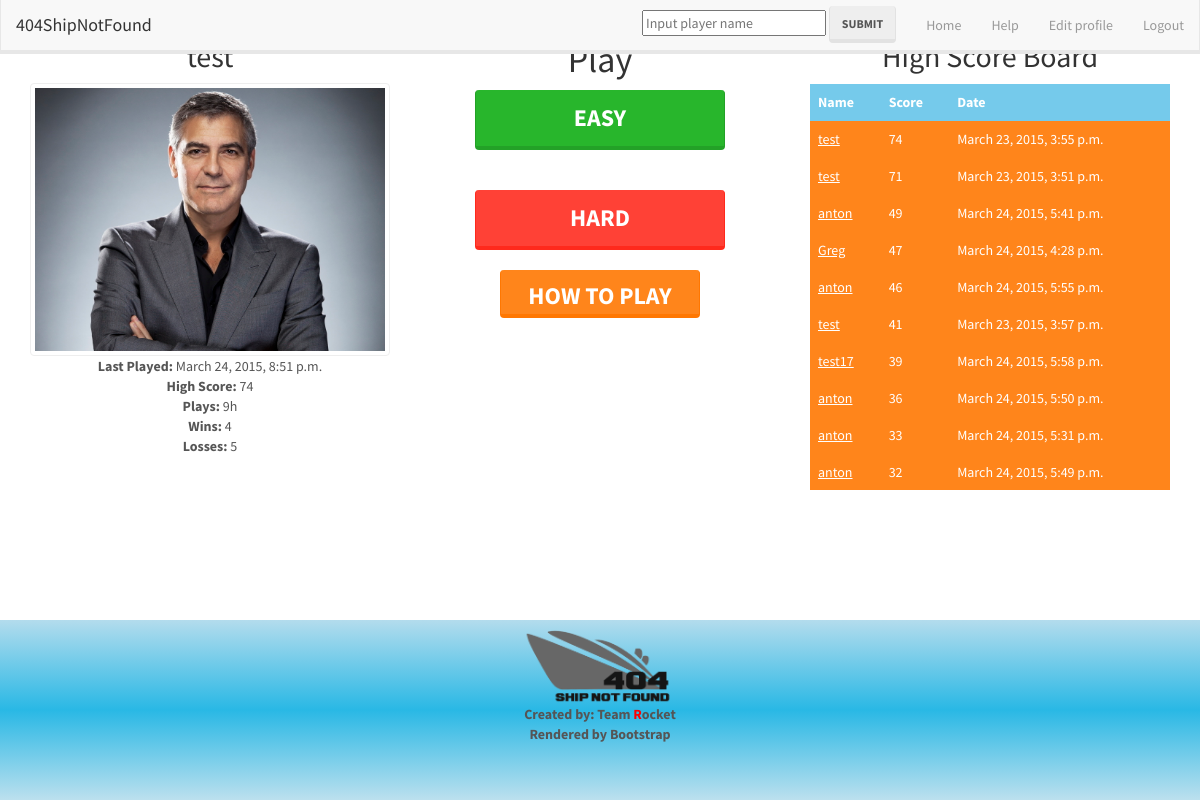
The app's page /home/ (signed in) with its own data.
### _404shipnotfound/models.py (models this page shows, shortened)
class UserProfile(models.Model):
    user = models.OneToOneField(User)
    high_score = models.IntegerField(default=0)
    picture = models.ImageField(upload_to='profile_images', blank=True)

class Game(models.Model):
    user = models.ForeignKey(User)
    score = models.IntegerField(default=0)
    date = models.DateTimeField(auto_now_add=True)
    win = models.BooleanField(default=False)

### _404shipnotfound/views.py (the view)
# urls.py: url(r'^home/', '_404shipnotfound.views.home', name='home'),
def home(request):
    list = Game.objects.order_by('-score')[:10]
    userprofile = " "
    games = 0
    wins = 0
    losses = 0
    high_score = 0
    max_date = "No games played yet."
    if request.user.is_authenticated():
        try:
            userprofile = UserProfile.objects.get(user = request.user)
            high_score = userprofile.high_score
        except UserProfile.DoesNotExist:
            pass
        flag = True;
        for game in Game.objects.all():
            if request.user == game.user:
                if flag:
                    max_date = game.date
                    flag = False
                if game.date > max_date:
                    max_date = game.date
                if game.win == True:
                    wins = wins + 1
                else:
                    losses = losses + 1
                games = games + 1
        return render(request, 'app/home.html', {"games" : list, "profile" : userprofile, "games_played" : games, "wins" : wins, "losses" : losses, "last_played": max_date, "high_score": high_score})
    return render(request, 'app/home.html', {"games" : list})

### templates/app/home.html (shortened to what this page needs)
{% extends 'app/base.html' %}
        {% block body_block %}
        <div>
            <br/>
            <div class = "col-md-4" align= "center" border>
                {% if user.is_authenticated %}
                    <h2>{{user.username}}</h2>
                    <img alt = "User's photo" src = "{{profile.picture.url}}" class = "img-thumbnail">
                    <p><b>Last Played:</b> {{ last_played }} <br/>
                        <b> High Score:</b> {{ high_score }} <br/>
                        <b> Plays:</b> {{ games_played }}h<br/>
                        <b> Wins:</b> {{ wins }}<br/>
                        <b> Losses:</b> {{ losses }}</p>
                {% else %}
                    <p>Not signed in</p>
                    <input class="btn btn-success" type="button" value="Log In" onClick= "window.location.href='/accounts/login/'">
                    <input class="btn btn-success" type="button" value="Register" onClick="window.location.href='/accounts/register/'">
                {% endif %}
            </div>
            <div class = "col-md-4" align = "center">
                <h1>Play</h1>
                <form>
                    <input class="btn btn-success" type="button" value="Easy" onClick="window.location.href='/play/1'"
                    style="width:250px; !important; height:60px !important; font-size:24px;">
                </form>
                <form>
                <br></br>
                    <input class="btn btn-danger" type="button" value="Hard" onClick="window.location.href='/play/2'"
                    style="width:250px; !important; height:60px !important; font-size:24px;">
                </form>
                <br/>
                <form>
                    <input class="btn btn-warning" type="button" value="How to play" onClick="window.location.href='/howToPlay'"
                    style="width:200px; height:48px ; font-size:24px;">
                </form>
            </div>
            <div class= "col-md-4" align = "center">
            {% if games %}
                <h2 align = "center">High Score Board</h2>
                <table id = "leaderboard" class="table table-hover">
                    <tr class="info">
                        <th>Name</th>
                        <th>Score</th>
                        <th>Date</th>
                    </tr>
                    {% for game in games %}
                         <tr class="warning">
                            <td><a href="{% url 'profile' game.user %}"> {{game.user}}</a></td>
                            <td>{{ game.score }}</td>
                            <td>{{ game.date }}</td>
                        </tr>
                    {% endfor %}
                </table>
            {% else %}
                <strong> No games found! </strong>
            {% endif %}
            </div>
        </div>
{% endblock %}

### static/css/style.css (style rules this page uses)
* { margin: 0; }
html, body { height: 100%; }

### records on screen
UserProfile: picture (picture)
Game: date "March 24, 2015, 8:51 p.m."
Game: user "test", score "74", date "March 23, 2015, 3:55 p.m."
Game: user "test", score "71", date "March 23, 2015, 3:51 p.m."
Game: user "anton", score "49", date "March 24, 2015, 5:41 p.m."
Game: user "Greg", score "47", date "March 24, 2015, 4:28 p.m."
Game: user "anton", score "46", date "March 24, 2015, 5:55 p.m."
Game: user "test", score "41", date "March 23, 2015, 3:57 p.m."
Game: user "test17", score "39", date "March 24, 2015, 5:58 p.m."
Game: user "anton", score "36", date "March 24, 2015, 5:50 p.m."
Game: user "anton", score "33", date "March 24, 2015, 5:31 p.m."
Game: user "anton", score "32", date "March 24, 2015, 5:49 p.m."

### other values on screen
{{ user.username }} "test"
{{ high_score }} "74"
{{ games_played }} "9"
{{ wins }} "4"
{{ losses }} "5"
